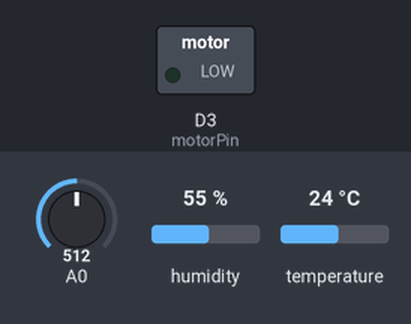
The sketch below on a simulated ESP8266 (NodeMCU). Shown: switched loads named in the sketch (green lamp = pin HIGH). The inputs (shaded band) are chosen by the test bench; at power-on: A0 = 512, humidity 55 %, temperature 24 °C. WiFi joins after 1.5 s; servers stay silent unless stated; what the sketch prints to the serial monitor is not drawn.

Above: at 0.1 s.
At 1.6 s:
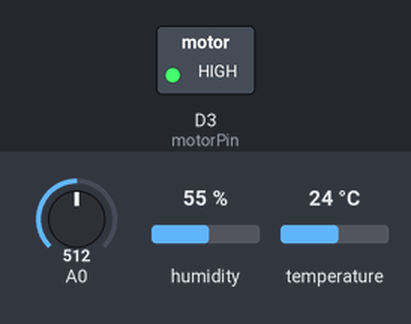
Timing chart, 0 to 3.1 s (numbered marks = the images above):
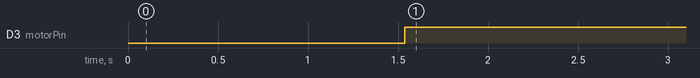

Measured:
- by itself, D3 (motorPin): LOW → HIGH at 1.5 s

The sketch:

irrigation_system_arduino.ino
```cpp
#include <ESP8266WiFi.h>
#include <SimpleDHT.h>

String apiKey = "XWKTI4DAKWK03B9F";
const char* ssid = "Valladares";
const char* password = "Rodrigo1997";
const char* server = "api.thingspeak.com";

int pinDHT11 = D0;
int motorPin = D3;
SimpleDHT11 dht11;
WiFiClient client;

void setup() {
  Serial.begin(115200);
  delay(10);

  pinMode(A0, INPUT);
  pinMode(motorPin, OUTPUT);

  WiFi.begin(ssid, password);

  Serial.println();
  Serial.println();
  Serial.print("Connecting to ");
  Serial.println(ssid);

  WiFi.begin(ssid, password);

  while (WiFi.status() != WL_CONNECTED) {
    delay(500);
    Serial.print(".");
  }

  Serial.println("");
  Serial.println("WiFi connected");
}

void loop() {

  byte temperaturaAmbiente = 0;
  byte humedadAmbiente = 0;

  float humedadSuelo = analogRead(A0);
  int porcentajeHumedadSuelo = map(humedadSuelo, 0, 1023, 100, 0);

  if (dht11.read(pinDHT11, &temperaturaAmbiente, &humedadAmbiente, NULL)) {
    Serial.println("Read DHT11 failed.");
    return;
  }

  if (porcentajeHumedadSuelo < 40) {
    digitalWrite(motorPin, LOW);
  } else if (porcentajeHumedadSuelo < 60 && temperaturaAmbiente > 30) {
    digitalWrite(motorPin, LOW);
  } else {
    digitalWrite(motorPin, HIGH);
  }

  if (client.connect(server,80)) {
    String postStr = apiKey;
    postStr +="&field1=";
    postStr += String((int)temperaturaAmbiente);
    postStr +="&field2=";
    postStr += String((int)humedadAmbiente);
    postStr +="&field3=";
    postStr += String(porcentajeHumedadSuelo);
    postStr += "\r\n\r\n";
    client.print("POST /update HTTP/1.1\n");
    client.print("Host: api.thingspeak.com\n");
    client.print("Connection: close\n");
    client.print("X-THINGSPEAKAPIKEY: "+apiKey+"\n");
    client.print("Content-Type: application/x-www-form-urlencoded\n");
    client.print("Content-Length: ");
    client.print(postStr.length());
    client.print("\n\n");
    client.print(postStr);
    Serial.println("% send to Thingspeak");
  }

  client.stop();

  Serial.println("Waiting…");

  delay(10000);
}
```
